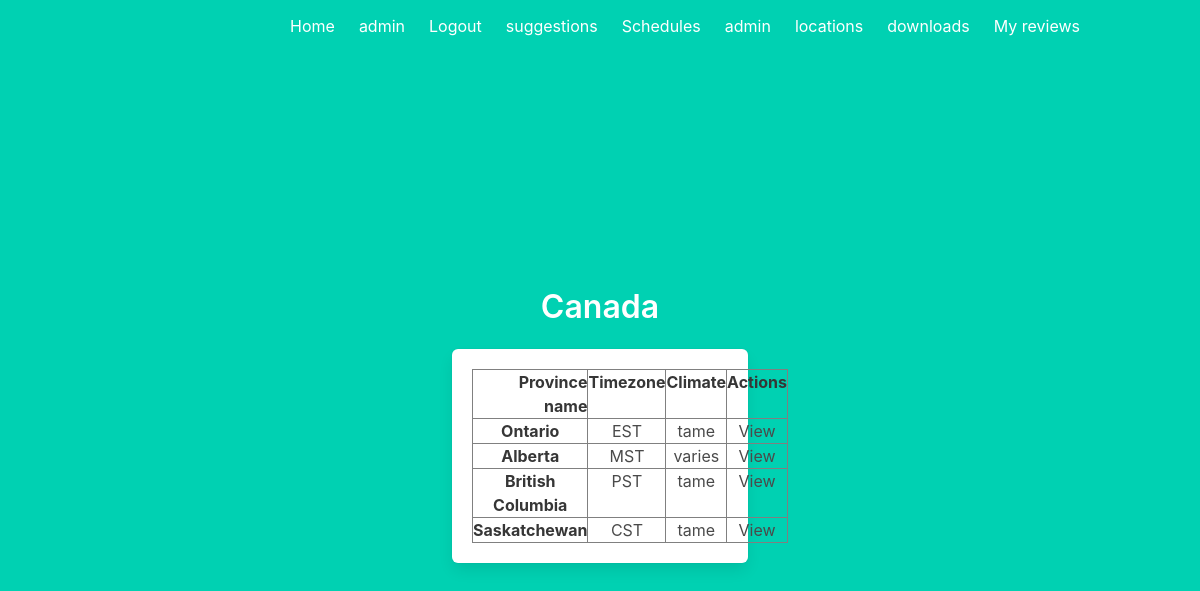
The page /locations/Canada/provinces (signed in) on the database its author committed.
### models.py (models this page shows, shortened)
class User(UserMixin, db.Model):
    id = db.Column(db.Integer, primary_key=True)
    firstName = db.Column(db.String(64), nullable = False)
    lastName = db.Column(db.String(64), nullable = True)
    phone_no = db.Column(db.Integer, nullable = True)
    email = db.Column(db.String(320), unique = True, nullable = False)
    isAdmin = db.Column(db.Boolean, nullable=False)
    password = db.Column(db.String(100), nullable = False) # TODO implement hash for password once everything is good
    reviews = db.relationship('Review', backref='user', lazy = True)
    schedules = db.relationship('Schedule', backref='user', lazy = True)
    events = db.relationship('Event', backref = 'user', lazy = True)

class Country(db.Model):
    countryName = db.Column(db.String, primary_key = True)
    officialLanguage = db.Column(db.String(100), nullable = False)
    provinces = db.relationship('Province', backref = 'country', lazy = True)
    cities = db.relationship('City', backref = 'country', lazy = True)

class Province(db.Model):
    provinceName = db.Column(db.String(200), primary_key = True)
    countryName = db.Column(db.String(200), db.ForeignKey('country.countryName'), nullable = False)
    timezone = db.Column(db.String(3), nullable = False)
    climate = db.Column(db.String(200), nullable = False)
    cities = db.relationship('City', backref = 'province', lazy = True)

### area.py (the view)
@area.route("/locations/<string:countryName>/provinces")
def provinces(countryName):
    country = countryQueryData(countryName)
    if not country:
        redirect(url_for('main.index'))
    provinces = Province.query.filter_by(countryName = countryName).all()
    return render_template("area/country.html", country = country, provinces=provinces)

### app.py (called while the page is built)
@lm.user_loader
def load_user(user_id):
    return User.query.get(int(user_id))

### area.py (called while the page is built)
def countryQueryData(countryName):
    return Country.query.filter_by(countryName = countryName).first()

### templates/area/country.html (shortened to what this page needs)
{% extends "base.html" %}
{% block content %}
<div class="column is-4 is-offset-4">
    <h3 class="title">{{country['countryName']}}</h3>
    <div class="box">
        {% if provinces %}
            <table border="1" class="dataframe">
                <thead>
                  <tr style="text-align: right;">
                    <th>Province name</th>
                    <th>Timezone</th>
                    <th>Climate</th>
                    <th>Actions</th>
                  </tr>
                </thead>
                <tbody>
                    {% for row in provinces %}
                        <tr>
                              <th>{{row['provinceName']}}</th>
                              <td>{{row['timezone']}}</td>
                              <td>{{row['climate']}}</td>
                              <td><a href="/locations/{{row['countryName']}}/{{row['provinceName']}}/cities">View</a></td>
                        </tr>
                    {% endfor %}
                </tbody>
              </table>
        {% else %}
            <h3>no data</h3>
        {% endif %}
    </div>
</div>
{% endblock %}

### templates/base.html (shortened to what this page needs)
<!DOCTYPE html>
<html>
<head>
    <link rel="stylesheet" href="https://cdnjs.cloudflare.com/ajax/libs/bulma/0.7.2/css/bulma.min.css" />
</head>
<body>
    <section class="hero is-primary is-fullheight">
        <div class="hero-head">
            <nav class="navbar">
                <div class="container">
                    <div id="navbarMenuHeroA" class="navbar-menu">
                        <div class="navbar-end">
                            <a href="{{ url_for('main.index') }}" class="navbar-item">
                                Home
                            </a>
                            {% if current_user.is_authenticated %}
                            <a href="{{ url_for('auth.profile') }}" class="navbar-item">
                                {{current_user['firstName']}}
                            </a>
                            <a href="{{ url_for('auth.logout') }}" class="navbar-item">
                                Logout
                            </a>
                            <a href="/suggestions/{{current_user.get_id()}}" class="navbar-item">
                                suggestions
                            </a>
                            {% endif %}
                            <a href="{{ url_for('sched.schedules') }}" class="navbar-item">
                                Schedules
                            </a>
                            {% if current_user.isAdmin %}
                            <a href="{{ url_for('adminView.admin') }}" class="navbar-item">
                                admin
                            </a>
                            {% endif %}
                            <a href="{{ url_for('area.locations') }}" class="navbar-item">
                                locations
                            </a>
                            <a href="{{url_for('sched.getDownloads')}}" class="navbar-item">
                                downloads
                            </a>
                            <a href="/myreviews" class="navbar-item">
                                My reviews
                            </a>
                        </div>
                    </div>
                </div>
            </nav>
        </div>
        <div class="hero-body">
            <div class="container has-text-centered">
               {% block content %}
               {% endblock %}
            </div>
        </div>
    </section>
</body>
</html>

### rows shown on the page
User: firstName "admin"
Country: countryName "Canada"
Province: provinceName "Ontario", timezone "EST", climate "tame"
Province: provinceName "Alberta", timezone "MST", climate "varies"
Province: provinceName "British Columbia", timezone "PST", climate "tame"
Province: provinceName "Saskatchewan", timezone "CST", climate "tame"
